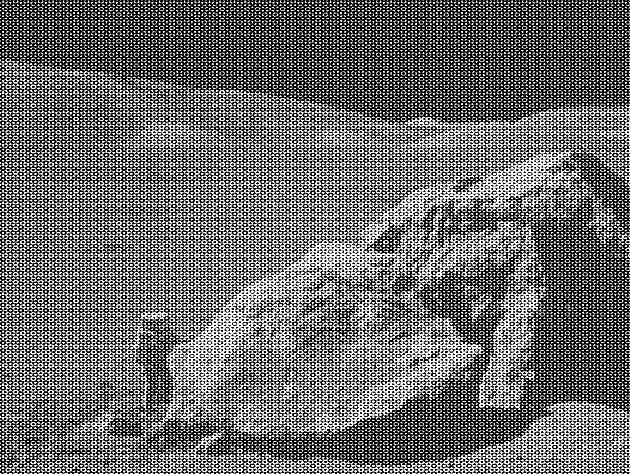
#> input picture moonlanding.png, 630 x 474 px, found by its file name
$ jupyter execute --allow-errors R1_07.2ex_Algorithms.ipynb
#> lines starting #> are read from the running program, lines starting #| are printed output that depends on the picture; long printed decimals are rounded
1\. **Maximum wind speed prediction at the Sprogø station**

The exercise goal is to predict the maximum wind speed occurring every 50 years even if no measure exists for such a period. The available data are only measured over *21 years* at the Sprogø meteorological station located in Denmark.

The annual maxima are supposed to fit a normal probability density function. However such function is not going to be estimated because it gives a probability from a wind speed maxima. Finding the maximum wind speed occurring every 50 years requires the opposite approach, the result needs to be found from a defined probability, that is the quantile function role and the exercise goal will be to find it. In the current model, it is supposed that the maximum wind speed occurring every 50 years is defined as the **upper 2% quantile**.

By definition, the quantile function is the inverse of the cumulative distribution function. The latter describes the probability distribution of an annual maxima. In the exercise, the cumulative probability $p_i$ for a given year i is defined as $p_i = i/(N+1)$ with $N = 21$, the number of measured years. Thus, it will be possible to calculate the cumulative probability of every measured wind speed maxima. From those experimental points, the scipy.interpolate module will be very useful for fitting the quantile function. Finally the 50 years maxima is going to be evaluated from the cumulative probability of the 2% quantile.

Practically, load the dataset:

```python
import numpy as np
max_speeds = np.load('max-speeds.npy')
years_nb = max_speeds.shape[0]
```

Compute then the cumulative probability $p_i$ (`cprob`) and sort the maximum speeds from the data. Use then the  UnivariateSpline from scipy.interpolate to define a quantile function and thus estimate the probabilities.

In the current model, the maximum wind speed occurring every 50 years is defined as the upper 2% quantile. As a result, the cumulative probability value will be:

```python
fifty_prob = 1. - 0.02
```

So the storm wind speed occurring every 50 years can be guessed as:

``` python
fifty_wind = quantile_func(fifty_prob)
```

[cell 1]
import numpy as np
import matplotlib.pyplot as plt
from scipy.interpolate import UnivariateSpline

#load the dataset
#> (the rest of this cell did not finish here and is left out)

#> (a cell that did not finish here is left out)

2\. **Curve fitting of temperature in Alaska**

The temperature extremes in Alaska for each month, starting in January, are given by (in degrees Celcius):

max:  17,  19,  21,  28,  33,  38, 37,  37,  31,  23,  19,  18

min: -62, -59, -56, -46, -32, -18, -9, -13, -25, -46, -52, -58

* Plot these temperature extremes.
* Define a function that can describe min and max temperatures.
* Fit this function to the data with scipy.optimize.curve_fit().
* Plot the result. Is the fit reasonable? If not, why?
* Is the time offset for min and max temperatures the same within the fit accuracy?

[cell 3]
import scipy.optimize as opt

tmp_max = (17, 19, 21, 28, 33, 38, 37, 37, 31, 23, 19, 18)
tmp_min = (-62, -59, -56, -46, -32, -18, -9, -13, -25, -46, -52, -58)
months = np.arange(1,13)

fig2,ax2 = plt.subplots()
ax2.scatter(months,tmp_max,color='r',label='max temperatures')
ax2.scatter(months,tmp_min,color='b',label='min temperatures')
ax2.legend(loc="best")
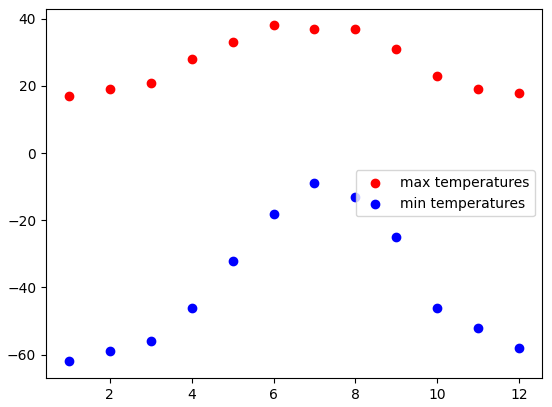
#> figure drawn by matplotlib, 1 panel

[cell 4]
# a gaussian function can describe the min and max temperatures with appropriate offset, heigth, mean and std.
def gaussiana(x,off,coeff,mu,sig):
    g = off + coeff*np.exp(-(x-mu)**2/(2*(sig**2)))
    return g

parmax, covmax = opt.curve_fit(gaussiana,months,tmp_max)
parmin, covmin = opt.curve_fit(gaussiana,months,tmp_min)

def gmax(m): return gaussiana(m,parmax[0],parmax[1],parmax[2],parmax[3])
def gmin(m): return gaussiana(m,parmin[0],parmin[1],parmin[2],parmin[3])

yerr_max = np.sqrt(np.sum([np.abs(tmp_max[i]-gmax(m)) for i,m in enumerate(months)])**2/11)
yerr_min = np.sqrt(np.sum([np.abs(tmp_min[i]-gmin(m)) for i,m in enumerate(months)])**2/11)

#print(yerr_max, yerr_min); print(covmax); print(covmin)

fig3,ax3 = plt.subplots(figsize=(20,10))
ax3.scatter(months,tmp_max,color='r')
ax3.errorbar(months,gaussiana(months,parmax[0],parmax[1],parmax[2],parmax[3]), yerr=yerr_max,color='r',label='max fit')
ax3.scatter(months,tmp_min,color='b')
ax3.errorbar(months,gaussiana(months,parmin[0],parmin[1],parmin[2],parmin[3]), yerr=yerr_min, color='b',label='min fit')
ax3.legend(loc="best")
plt.show()
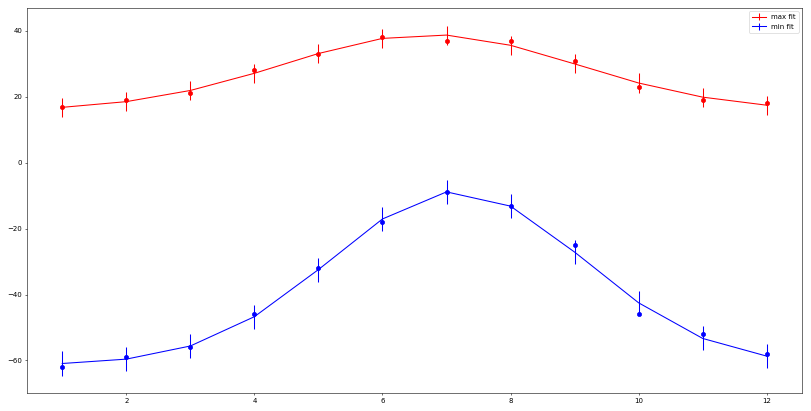
#> figure drawn by matplotlib, 1 panel; curve peaks at x = 7, y = 38.72; curve peaks at x = 7, y = -8.85

#the fit is quite well done but since all measured t are in the range of the fit+std

3\. **2D minimization of a six-hump camelback function**

$$
f(x,y) = \left(4-2.1x^2+\frac{x^4}{3} \right) x^2 +xy + (4y^2 -4)y^2
$$

has multiple global and local minima. Find the global minima of this function.

Hints:

* Variables can be restricted to $-2 < x < 2$ and $-1 < y < 1$.
* Use numpy.meshgrid() and pylab.imshow() to find visually the regions.
* Use scipy.optimize.minimize(), optionally trying out several of its methods.

How many global minima are there, and what is the function value at those points? What happens for an initial guess of $(x, y) = (0, 0)$ ?

[cell 5]
from mpl_toolkits.mplot3d import Axes3D
from pylab import imshow
def func(x,y) :
    return (4.-2.1*x**2+(x**4)/3.)*(x**2) + x*y + 4.0*(y**2-1)*y**2

x,y = np.meshgrid(np.arange(-2.,2.,0.01),np.arange(-1.,1.,0.01))
fig, (ax1,ax2) = plt.subplots(1,2, figsize=(15,5))
ax2.imshow(func(x,y), cmap="viridis", extent=[-2,2,-1,1], aspect="auto")
ax1.contour(x,y, func(x,y),40)
points=[0.,0.]
ax1.plot(0,0, "o")
plt.show()
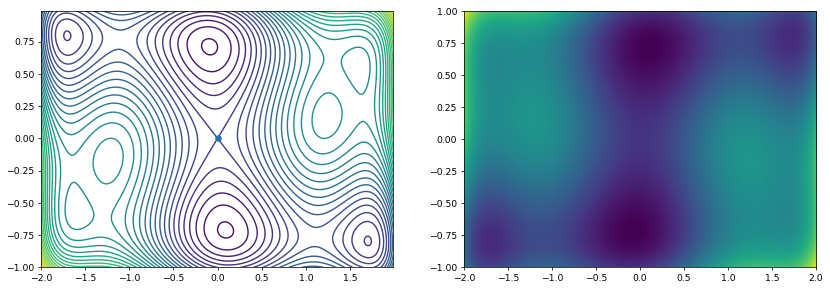
#> figure drawn by matplotlib, 2 panels

[cell 6]
func2 = lambda x: (4.-2.1*x[0]**2+(x[0]**4)/3.)*(x[0]**2) + x[0]*x[1] + 4.0*(x[1]**2-1)*x[1]**2
res1 = opt.minimize(func2, (0.0,0.0), bounds=[(-1,1),(-1,1)])#, method='Powell')
print('Position:', res1.x, '\nValue:', res1.fun)
res2 = opt.minimize(func2, (-1.0,-1.0), bounds=[(-1,1),(-1,1)])#, method='Nelder-Mead’)
print('Position:', res2.x, '\nValue:', res2.fun)
res3 = opt.minimize(func2, (1.0,1.0), bounds=[(-1,1),(-1,1)])#, method='Nelder-Mead’)
print('Position:', res3.x, '\nValue:', res3.fun)
res4 = opt.minimize(func2, (-1.5,-0.75), bounds=[(-2,2),(-1,1)])#, method='Nelder-Mead’)
print('Position:', res4.x, '\nValue:', res4.fun)


x,y = np.meshgrid(np.arange(-2.,2.,0.01),np.arange(-1.,1.,0.01))
fig, (ax1,ax2) = plt.subplots(1,2, figsize=(15,5))
ax2.imshow(func(x,y), cmap="viridis", extent=[-2,2,-1,1], aspect="auto")
cs = ax1.contour(x,y, func(x,y),20)
ax1.clabel(cs, inline=1, fontsize=10)

ress=[res1,res2,res3,res4]
for ax in [ax1,ax2]:
    for a in ress:
        ax.plot(a.x[0], a.x[1], "ro")
plt.show()
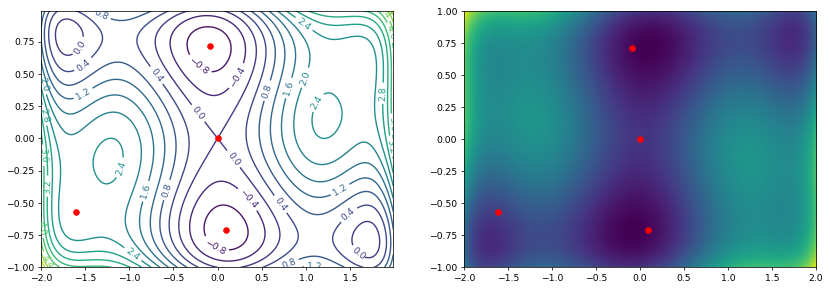
#> figure drawn by matplotlib, 2 panels

4\. **FFT of a simple dataset**

Performe a periodicity analysis on the lynxs-hares population

[cell 7]
import pandas as pd
from scipy import fftpack
#> (the rest of this cell did not finish here and is left out)

[cell 8]
fig5,ax5=plt.subplots()
#> (the rest of this cell did not finish here and is left out)

#> (a cell that did not finish here is left out)

5\. **FFT of an image**

* Examine the provided image `moonlanding.png`, which is heavily contaminated with periodic noise. In this exercise, we aim to clean up the noise using the Fast Fourier Transform.
* Load the image using pylab.imread().
* Find and use the 2-D FFT function in scipy.fftpack, and plot the spectrum (Fourier transform of) the image. Do you have any trouble visualising the spectrum? If so, why?
* The spectrum consists of high and low frequency components. The noise is contained in the high-frequency part of the spectrum, so set some of those components to zero (use array slicing).
* Apply the inverse Fourier transform to see the resulting image.

[cell 10]
from pylab import imread, imshow
from matplotlib.colors import LogNorm
image = imread('moonlanding.png')
#> image is the input picture: shape (474, 630) float32; min 0, max 1, mean 0.424
imshow(image)

[cell 11]
image_fft=fftpack.fft2(image)
cut = 500
bins = np.linspace(-cut, cut)
fig, (ax1, ax2) = plt.subplots(1, 2, figsize=(15,5))
fig.suptitle('Center of the spectrum')
ax1.hist(image_fft.real.ravel(), bins, label='Real part', color='royalblue') #ravel = flattening
ax2.hist(image_fft.imag.ravel(), bins, label='Imaginary part', color='orangered')
ax1.legend()
ax2.legend()
plt.show()
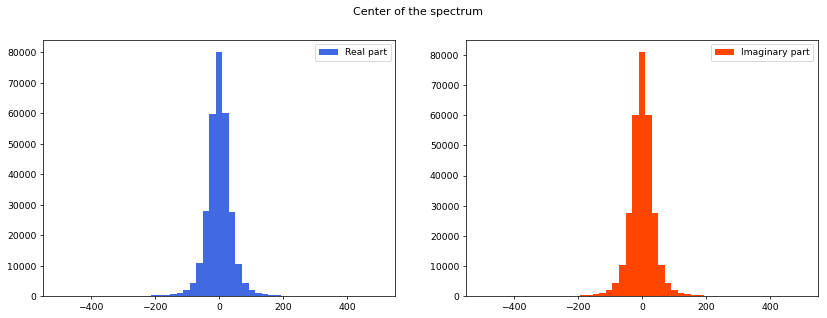
#> figure drawn by matplotlib, 2 panels; panel 1: tallest bar 80139 high, from x = -10.2 to 10.2; panel 2: tallest bar 81018 high, from x = -10.2 to 10.2

image_fft_col=plt.imshow(np.abs(image_fft), norm=LogNorm(vmin=1))  #w/o LogNorm is a blue window
plt.colorbar(image_fft_col)
plt.show()
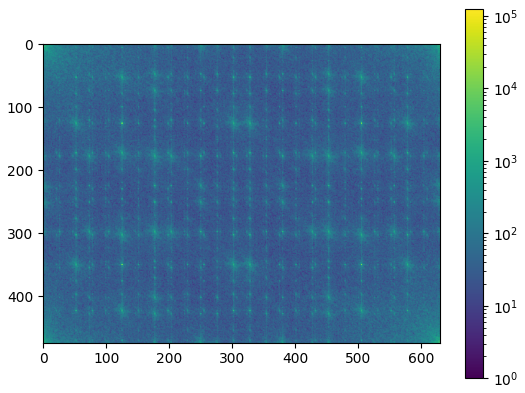
#> figure drawn by matplotlib, 2 panels

[cell 12]
image = imread('moonlanding.png'); image_fft=fftpack.fft2(image)

row,col = image_fft.shape
#> row = 474; col = 630
fltr=.1
print(fltr*row, 1-fltr*row)
#| 47.400 -46.400
image_fft[int(fltr*row):int(1-fltr*row),:]=0
image_fft[:,int(fltr*col):int((1-fltr)*col)]=0

#image_fft[-10:10,:]=0
#image_fft[:,-10:10]=0
#print(image_fft)

image_final=fftpack.ifft2(image_fft)
plt.imshow(image_final.real)

image_fft=fftpack.fft2(image_final)
cut = 500
bins = np.linspace(-cut, cut)
fig, (ax1, ax2) = plt.subplots(1, 2, figsize=(15,5))
fig.suptitle('Center of the spectrum')
ax1.hist(image_fft.real.ravel(), bins, label='Real part', color='royalblue') #ravel = flattening
ax2.hist(image_fft.imag.ravel(), bins, label='Imaginary part', color='orangered')
ax1.legend()
ax2.legend()
plt.show()
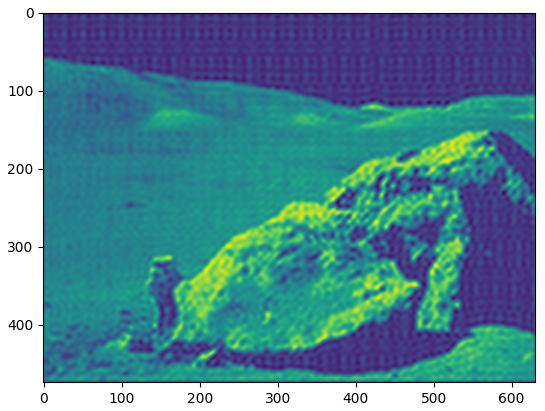
#> figure drawn by matplotlib, 1 panel
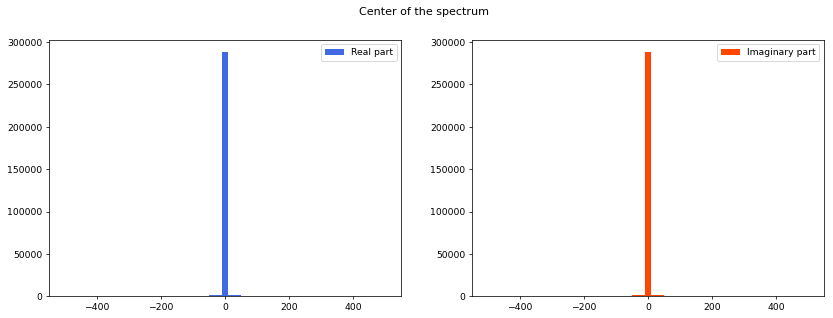
#> figure drawn by matplotlib, 2 panels; panel 1: tallest bar 288208 high, from x = -10.2 to 10.2; panel 2: tallest bar 288155 high, from x = -10.2 to 10.2
